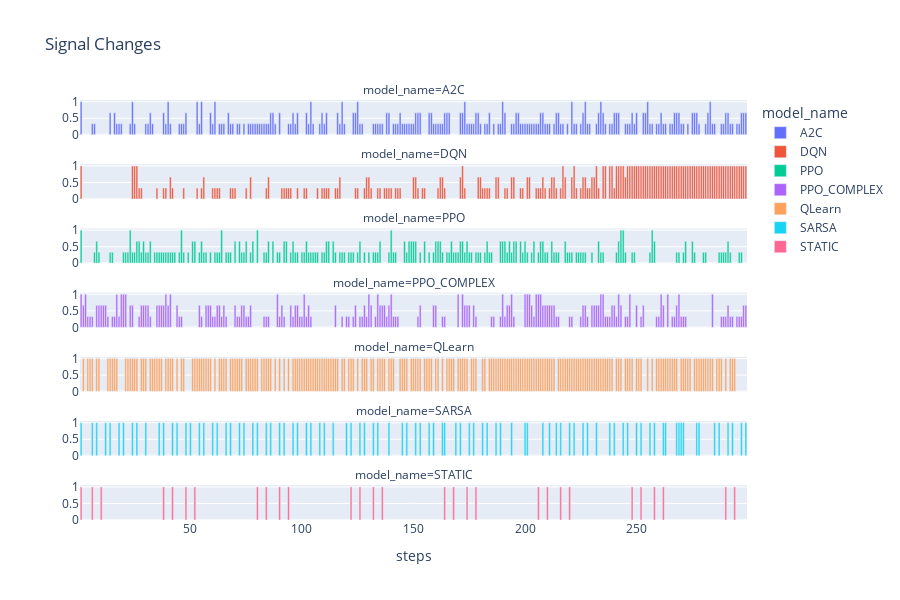

Notebook source saved alongside this figure:
### Markdown cell above
### Signal Changes

### Code cell
fig = px.bar(
    data_frame=average_eval_metrics,
    x='steps',
    y='signal_changes',
    color='model_name',
    title="Signal Changes",
    facet_col='model_name',
    facet_col_wrap=1,
    height=600
).update_yaxes(title=None)

fig.show()

### Figure 1 — Plotly figure (JSON) as saved in the notebook; plotly's stock layout.template omitted (floating-point values rounded to 4 significant figures; data arrays with more than 128 entries replaced by an {"elided": "..."} marker saying what was removed)
{"data": [{"alignmentgroup": "True", "hovertemplate": "model_name=A2C<br>steps=%{x}<br>signal_changes=%{y}<extra></extra>", "legendgroup": "A2C", "marker": {"color": "#636efa", "pattern": {"shape": ""}}, "name": "A2C", "offsetgroup": "A2C", "orientation": "v", "showlegend": true, "textposition": "auto", "type": "bar", "x": {"elided": "299 int values"}, "xaxis": "x7", "y": {"elided": "299 float values"}, "yaxis": "y7"}, {"alignmentgroup": "True", "hovertemplate": "model_name=DQN<br>steps=%{x}<br>signal_changes=%{y}<extra></extra>", "legendgroup": "DQN", "marker": {"color": "#EF553B", "pattern": {"shape": ""}}, "name": "DQN", "offsetgroup": "DQN", "orientation": "v", "showlegend": true, "textposition": "auto", "type": "bar", "x": {"elided": "299 int values"}, "xaxis": "x6", "y": {"elided": "299 float values"}, "yaxis": "y6"}, {"alignmentgroup": "True", "hovertemplate": "model_name=PPO<br>steps=%{x}<br>signal_changes=%{y}<extra></extra>", "legendgroup": "PPO", "marker": {"color": "#00cc96", "pattern": {"shape": ""}}, "name": "PPO", "offsetgroup": "PPO", "orientation": "v", "showlegend": true, "textposition": "auto", "type": "bar", "x": {"elided": "299 int values"}, "xaxis": "x5", "y": {"elided": "299 float values"}, "yaxis": "y5"}, {"alignmentgroup": "True", "hovertemplate": "model_name=PPO_COMPLEX<br>steps=%{x}<br>signal_changes=%{y}<extra></extra>", "legendgroup": "PPO_COMPLEX", "marker": {"color": "#ab63fa", "pattern": {"shape": ""}}, "name": "PPO_COMPLEX", "offsetgroup": "PPO_COMPLEX", "orientation": "v", "showlegend": true, "textposition": "auto", "type": "bar", "x": {"elided": "299 int values"}, "xaxis": "x4", "y": {"elided": "299 float values"}, "yaxis": "y4"}, {"alignmentgroup": "True", "hovertemplate": "model_name=QLearn<br>steps=%{x}<br>signal_changes=%{y}<extra></extra>", "legendgroup": "QLearn", "marker": {"color": "#FFA15A", "pattern": {"shape": ""}}, "name": "QLearn", "offsetgroup": "QLearn", "orientation": "v", "showlegend": true, "textposition": "auto", "type": "bar", "x": {"elided": "299 int values"}, "xaxis": "x3", "y": {"elided": "299 int values"}, "yaxis": "y3"}, {"alignmentgroup": "True", "hovertemplate": "model_name=SARSA<br>steps=%{x}<br>signal_changes=%{y}<extra></extra>", "legendgroup": "SARSA", "marker": {"color": "#19d3f3", "pattern": {"shape": ""}}, "name": "SARSA", "offsetgroup": "SARSA", "orientation": "v", "showlegend": true, "textposition": "auto", "type": "bar", "x": {"elided": "299 int values"}, "xaxis": "x2", "y": {"elided": "299 int values"}, "yaxis": "y2"}, {"alignmentgroup": "True", "hovertemplate": "model_name=STATIC<br>steps=%{x}<br>signal_changes=%{y}<extra></extra>", "legendgroup": "STATIC", "marker": {"color": "#FF6692", "pattern": {"shape": ""}}, "name": "STATIC", "offsetgroup": "STATIC", "orientation": "v", "showlegend": true, "textposition": "auto", "type": "bar", "x": {"elided": "299 int values"}, "xaxis": "x", "y": {"elided": "299 int values"}, "yaxis": "y"}], "layout": {"annotations": [{"font": {}, "showarrow": false, "text": "model_name=STATIC", "x": 0.5, "xanchor": "center", "xref": "paper", "y": 0.08286, "yanchor": "bottom", "yref": "paper"}, {"font": {}, "showarrow": false, "text": "model_name=SARSA", "x": 0.5, "xanchor": "center", "xref": "paper", "y": 0.2357, "yanchor": "bottom", "yref": "paper"}, {"font": {}, "showarrow": false, "text": "model_name=QLearn", "x": 0.5, "xanchor": "center", "xref": "paper", "y": 0.3886, "yanchor": "bottom", "yref": "paper"}, {"font": {}, "showarrow": false, "text": "model_name=PPO_COMPLEX", "x": 0.5, "xanchor": "center", "xref": "paper", "y": 0.5414, "yanchor": "bottom", "yref": "paper"}, {"font": {}, "showarrow": false, "text": "model_name=PPO", "x": 0.5, "xanchor": "center", "xref": "paper", "y": 0.6943, "yanchor": "bottom", "yref": "paper"}, {"font": {}, "showarrow": false, "text": "model_name=DQN", "x": 0.5, "xanchor": "center", "xref": "paper", "y": 0.8471, "yanchor": "bottom", "yref": "paper"}, {"font": {}, "showarrow": false, "text": "model_name=A2C", "x": 0.5, "xanchor": "center", "xref": "paper", "y": 1, "yanchor": "bottom", "yref": "paper"}], "barmode": "relative", "height": 600, "legend": {"title": {"text": "model_name"}, "tracegroupgap": 0}, "title": {"text": "Signal Changes"}, "xaxis": {"anchor": "y", "domain": [0, 1], "title": {"text": "steps"}}, "xaxis2": {"anchor": "y2", "domain": [0, 1], "matches": "x", "showticklabels": false}, "xaxis3": {"anchor": "y3", "domain": [0, 1], "matches": "x", "showticklabels": false}, "xaxis4": {"anchor": "y4", "domain": [0, 1], "matches": "x", "showticklabels": false}, "xaxis5": {"anchor": "y5", "domain": [0, 1], "matches": "x", "showticklabels": false}, "xaxis6": {"anchor": "y6", "domain": [0, 1], "matches": "x", "showticklabels": false}, "xaxis7": {"anchor": "y7", "domain": [0, 1], "matches": "x", "showticklabels": false}, "yaxis": {"anchor": "x", "domain": [0, 0.08286], "title": {}}, "yaxis2": {"anchor": "x2", "domain": [0.1529, 0.2357], "matches": "y", "title": {}}, "yaxis3": {"anchor": "x3", "domain": [0.3057, 0.3886], "matches": "y", "title": {}}, "yaxis4": {"anchor": "x4", "domain": [0.4586, 0.5414], "matches": "y", "title": {}}, "yaxis5": {"anchor": "x5", "domain": [0.6114, 0.6943], "matches": "y", "title": {}}, "yaxis6": {"anchor": "x6", "domain": [0.7643, 0.8471], "matches": "y", "title": {}}, "yaxis7": {"anchor": "x7", "domain": [0.9171, 1], "matches": "y", "title": {}}}}
